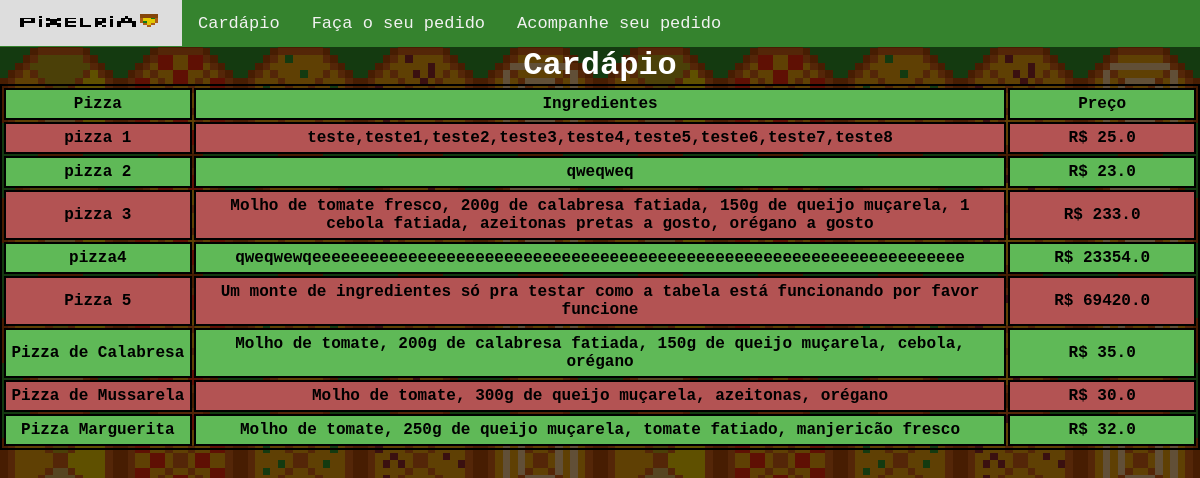
The page /cardapio/ on the database as committed earlier.
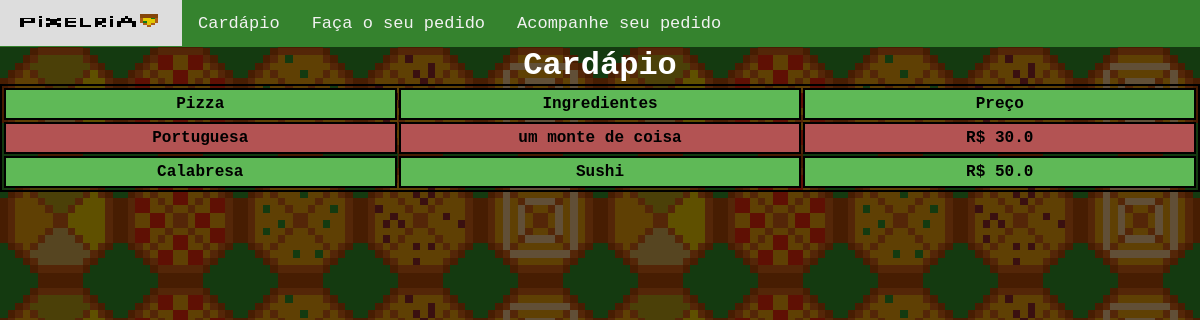
The same page on the database as committed later.
### site_pizzaria/models.py (models this page shows, shortened)
class Pizza(models.Model):
    nome = models.CharField(max_length=50)
    ingredientes = models.TextField()
    preco = models.FloatField()
    imagem = models.ImageField(upload_to='static/media',null=True,blank=True)

### site_pizzaria/views.py (the view)
# urls.py: path('cardapio/',PizzaListView.as_view(),name='cardapio'),
class PizzaListView(ListView):
    model = Pizza
    template_name = 'pizzaria/cardapio.html'
    context_object_name = 'pizzas'

### site_pizzaria/templates/pizzaria/cardapio.html (shortened to what this page needs)
{% include "base.html" %}
{% block content %}
<center>
    <h1>Cardápio</h1>
<table>
    <tr>
        <th class='table-title'>Pizza</th>
        <th class='table-title'>Ingredientes</th>
        <th class='table-title'>Preço</th>
    </tr>
    {% for pizza in pizzas  %}
    <tr>
       <th class='table-field'>{{ pizza.nome }}</th>
       <th class='table-field'>{{ pizza.ingredientes}}</th>
       <th class='table-price'>R$ {{ pizza.preco }}</th>
    </tr>
    {% endfor %}
</table>
</center>
{% endblock content %}

### site_pizzaria/templates/base.html (shortened to what this page needs)
{% load static %}
<link rel="stylesheet" href="{% static 'css/style.css' %}">
<body>
    <div class="menu">
        <ul>
            <li><a href="{% url "home" %}"><img width=150px height=18px src=" {% static "logo/Logo.png" %}"></a>
            <li><a href="{% url "cardapio" %}">Cardápio</a>
            <li><a href="{% url "pedido" %}">Faça o seu pedido</a>
            <li><a href="{% url "buscar_pedido" %}">Acompanhe seu pedido</a>
        </ul>
    </div>
</body>

### site_pizzaria/static/css/style.css (style rules this page uses)
body { margin:0; font-family:'Courier New', Courier, monospace; }
body::before { content: ""; position: fixed; top: 0; left: 0; width: 100%; height: 100%; background-color: rgba(0, 0, 0, 0.6); z-index: -1; }
table { border: 2px solid black; }
tr,th { width:10%; border: 2px solid black; padding:5px; text-align: center; word-wrap: break-word; }
tr:nth-child(even) { background-color: #b35353; }
tr:nth-child(odd) { background-color: #5fb957; }
ul { list-style-type: none; margin: 0; padding: 0; }
.menu { overflow: hidden; background-color: #35832e; }
.menu a { float: left; color: #f2f2f2; text-align: center; padding: 14px 16px; text-decoration: none; font-size: 17px; }
h1 { border-radius: 15px; display: inline; color:white; }

Rows that differ between the two databases and show on the page:
removed Pizza: nome "pizza 1", ingredientes "teste,teste1,teste2,teste3,teste4,teste5,teste6,teste7,teste8", preco "25.0"
removed Pizza: nome "pizza 2", ingredientes "qweqweq", preco "23.0"
removed Pizza: nome "pizza 3", ingredientes "Molho de tomate fresco, 200g de calabresa fatiada, 150g de queijo muçarela, 1 cebola fatiada, azeitonas pretas a gosto, orégano a gosto", preco "233.0"
removed Pizza: nome "pizza4", ingredientes "qweqwewqeeeeeeeeeeeeeeeeeeeeeeeeeeeeeeeeeeeeeeeeeeeeeeeeeeeeeeeeeeeeeeeeeeee", preco "23354.0"
removed Pizza: nome "Pizza 5", ingredientes "Um monte de ingredientes só pra testar como a tabela está funcionando por favor funcione", preco "69420.0"
removed Pizza: nome "Pizza de Calabresa", ingredientes "Molho de tomate, 200g de calabresa fatiada, 150g de queijo muçarela, cebola, orégano", preco "35.0"
removed Pizza: nome "Pizza de Mussarela", ingredientes "Molho de tomate, 300g de queijo muçarela, azeitonas, orégano", preco "30.0"
removed Pizza: nome "Pizza Marguerita", ingredientes "Molho de tomate, 250g de queijo muçarela, tomate fatiado, manjericão fresco", preco "32.0"
added Pizza: nome "Portuguesa", ingredientes "um monte de coisa", preco "30.0"
added Pizza: nome "Calabresa", ingredientes "Sushi", preco "50.0"
